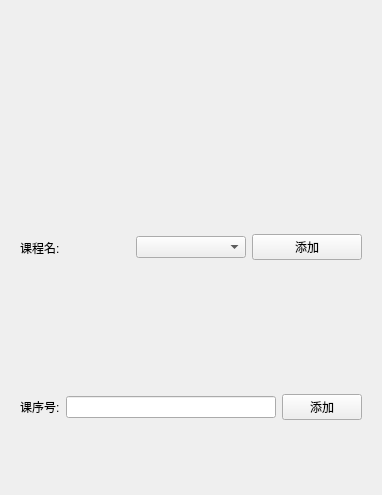
<?xml version="1.0" encoding="UTF-8"?>
<ui version="4.0">
 <class>addLessonsWindow</class>
 <widget class="QWidget" name="addLessonsWindow">
  <property name="geometry">
   <rect>
    <x>0</x>
    <y>0</y>
    <width>382</width>
    <height>495</height>
   </rect>
  </property>
  <property name="windowTitle">
   <string>Form</string>
  </property>
  <layout class="QGridLayout" name="gridLayout">
   <item row="0" column="0">
    <widget class="QLabel" name="label_picture">
     <property name="text">
      <string/>
     </property>
    </widget>
   </item>
   <item row="3" column="0">
    <widget class="QWidget" name="widget_2" native="true">
     <layout class="QHBoxLayout" name="horizontalLayout_2">
      <item>
       <widget class="QLabel" name="label_3">
        <property name="styleSheet">
         <string notr="true">font:10pt &quot;黑体&quot;;</string>
        </property>
        <property name="text">
         <string>课序号:</string>
        </property>
       </widget>
      </item>
      <item>
       <widget class="QLineEdit" name="lineEdit_courseNumber"/>
      </item>
      <item>
       <widget class="QPushButton" name="pushButton_2">
        <property name="styleSheet">
         <string notr="true">font: 9pt &quot;黑体&quot;;</string>
        </property>
        <property name="text">
         <string>添加</string>
        </property>
       </widget>
      </item>
     </layout>
    </widget>
   </item>
   <item row="1" column="0">
    <widget class="QWidget" name="widget" native="true">
     <layout class="QHBoxLayout" name="horizontalLayout">
      <item>
       <widget class="QLabel" name="label_2">
        <property name="styleSheet">
         <string notr="true">font:10pt &quot;黑体&quot;;</string>
        </property>
        <property name="text">
         <string>课程名:</string>
        </property>
       </widget>
      </item>
      <item>
       <widget class="QComboBox" name="comboBox_courseName"/>
      </item>
      <item>
       <widget class="QPushButton" name="pushButton">
        <property name="styleSheet">
         <string notr="true">font: 9pt &quot;黑体&quot;;</string>
        </property>
        <property name="text">
         <string>添加</string>
        </property>
       </widget>
      </item>
     </layout>
    </widget>
   </item>
  </layout>
 </widget>
 <resources/>
 <connections/>
</ui>
